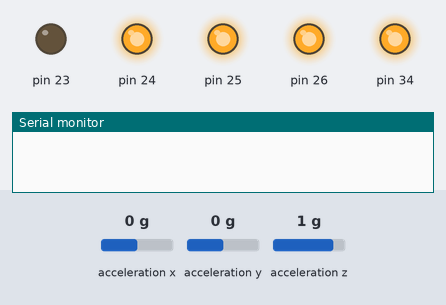
A sketch run on a simulated Arduino Mega 2560, built with avr-gcc and run on an emulated ATmega2560. Parts: output pins drawn as LEDs (lit = HIGH), the last lines printed to the serial monitor. Wiring (inferred from the names in the program): ADXL345 accelerometer at I2C address 0x53. Inputs (shaded band) come from the test bench; at power-on: acceleration x 0 g, acceleration z 1 g, acceleration y 0 g.

Above: at 0.01 s.
At 1.6 s:
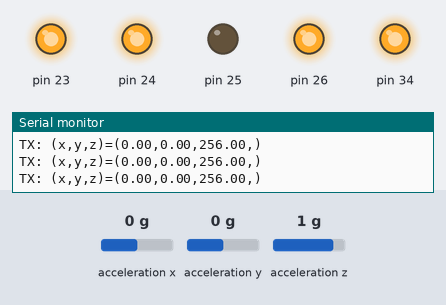
1.7 s: acceleration x set to -1.4 g
4.7 s: acceleration z set to 0 g
Timing chart, 0 to 7.7 s (numbered marks = the images above; inputs shaded):
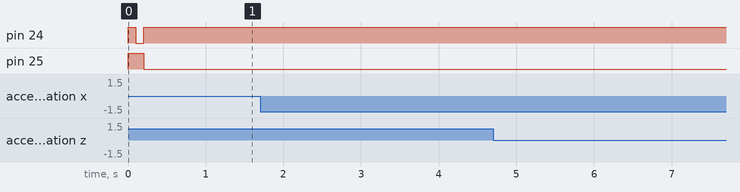

The sketch:

test_BT_Master.ino
```cpp
#include <arduino-timer.h>
#include <CircularBuffer.h>
#include <SoftwareSerial.h>
#include <Wire.h>
#include <SD.h>
#include <SPI.h>
#include <TimerOne.h>
#define TX 10
#define RX 11
SoftwareSerial HM10(RX, TX); // (RX, TX)

int ADXLAddress = 0x53; // Device address in which is also included the 8th bit for selecting the mode, read in this case.

#define X_Axis_Register_DATAX0 0x32 // Hexadecimal address for the DATAX0 internal register.
#define X_Axis_Register_DATAX1 0x33 // Hexadecimal address for the DATAX1 internal register.
#define Power_Register 0x2D // Power Control Register
#define BAUDRATE 9600
const int sd_cs = 53; //SD card CS pin connected to pin 53 of Arduino
volatile bool enable = false;
uint8_t start_millis;
int sample_count = 0;
unsigned long time = 0;

Timer<2, millis> accel_timer;
//CircularBuffer<uint16_t, 200> buffer;

// ----------------------- Packet to read bluetooth acceleration values --------------------------------
struct Packet {
  float x;
  float y;
  float z;
} pkt; // Instantiate a Packet struct


int val1;
int valRaw1;
int val2;
int valRaw2;
int val3;
int valRaw3;
int val4;
int valRaw4;

// ----------------- accelerometer -----------------------
int16_t X1; int16_t Y1; int16_t Z1;
int16_t X2; int16_t Y2; int16_t Z2;
int16_t X3; int16_t Y3; int16_t Z3;
int16_t X4; int16_t Y4; int16_t Z4;


// --------------------------------------------------------------

void acc_init(void) {
  pinMode(23, OUTPUT);
  pinMode(24, OUTPUT);
  pinMode(25, OUTPUT);
  pinMode(26, OUTPUT);

// -------------------------------------------
  digitalWrite(23, LOW);
  digitalWrite(24, HIGH);
  digitalWrite(25, HIGH);
  digitalWrite(26, HIGH);

  Wire.begin(); // Initiate the Wire library

  delay(100);

  // Enable measurement
  Wire.beginTransmission(ADXLAddress);
  Wire.write(Power_Register);
  // Bit D3 High for measuring enable (0000 1000)
  Wire.write(8);
  Wire.endTransmission();

// -----------------------------------------------
  digitalWrite(23, HIGH);
  digitalWrite(24, LOW);
  digitalWrite(25, HIGH);
  digitalWrite(26, HIGH);

  Wire.begin(); // Initiate the Wire library

  delay(100);

  // Enable measurement
  Wire.beginTransmission(ADXLAddress);
  Wire.write(Power_Register);
  // Bit D3 High for measuring enable (0000 1000)
  Wire.write(8);
  Wire.endTransmission();

// --------------------------------------------------
  digitalWrite(9, HIGH);
  digitalWrite(23, HIGH);
  digitalWrite(24, HIGH);
  digitalWrite(25, LOW);
  digitalWrite(26, HIGH);

  Wire.begin(); // Initiate the Wire library

  delay(100);

  // Enable measurement
  Wire.beginTransmission(ADXLAddress);
  Wire.write(Power_Register);
  // Bit D3 High for measuring enable (0000 1000)
  Wire.write(8);
  Wire.endTransmission();

}


void setup(void)
{
    // Start Serial Monitor for feedback
  Serial.begin(BAUDRATE);

  // HM-10 virtual UART
  HM10.begin(BAUDRATE);

  pinMode(34, OUTPUT);
  digitalWrite(34, HIGH);


  // ---------- accelerometer setup ----------
  acc_init();
  delay(10);

//  // SETUP RTC MODULE
//  if (! rtc.begin()) {
//    digitalWrite(34, LOW);
//    while (1);
//  }
//
//  // automatically sets the RTC to the date & time on PC this sketch was compiled
//  rtc.adjust(DateTime(F(__DATE__), F(__TIME__)));
//
//  start_millis = millis();
//  DateTime now = rtc.now();

//  dataFile.print(now.hour());dataFile.print(":");dataFile.print(now.minute());dataFile.print(":");dataFile.println(now.second());

//  Timer1.initialize(); //Initialize timer with 1 millisecond period
//  Timer1.setPeriod(10000);
//  Timer1.attachInterrupt(isr);

  delay(100);
}

// -----------------------

void sample_accel() {
  time = millis() - start_millis;

  // ------------------------------
//  digitalWrite(23, LOW);
//  digitalWrite(24, HIGH);
//  digitalWrite(25, HIGH);
//  digitalWrite(26, HIGH);
//
//  // === Read acceleromter data === //
//  Wire.beginTransmission(0x53);
//  Wire.write(0x32); // Start with register 0x32 (ACCEL_XOUT_H)
//  Wire.endTransmission(false);
//  Wire.requestFrom(0x53, 6, true); // Read 6 registers total, each axis value is stored in 2 registers
//
//  X1 = ( Wire.read()| Wire.read() << 8); // X-axis value
//  Y1 = ( Wire.read()| Wire.read() << 8); // Y-axis value
//  Z1 = ( Wire.read()| Wire.read() << 8); // Z-axis value
//  Wire.endTransmission();

// ------------------------------

  digitalWrite(23, HIGH);
  digitalWrite(24, LOW);
  digitalWrite(25, HIGH);
  digitalWrite(26, HIGH);

  // === Read acceleromter data === //
  Wire.beginTransmission(0x53);
  Wire.write(0x32); // Start with register 0x32 (ACCEL_XOUT_H)
  Wire.endTransmission(false);
  Wire.requestFrom(0x53, 6, true); // Read 6 registers total, each axis value is stored in 2 registers

  X2 = (( Wire.read()| Wire.read() << 8)); // X-axis value
  Y2 = (( Wire.read()| Wire.read() << 8)); // Y-axis value
  Z2 = (( Wire.read()| Wire.read() << 8)); // Z-axis value
  Wire.endTransmission();

// ------------------------------

  digitalWrite(23, HIGH);
  digitalWrite(24, HIGH);
  digitalWrite(25, LOW);
  digitalWrite(26, HIGH);

  // === Read acceleromter data === //
  Wire.beginTransmission(0x53);
  Wire.write(0x32); // Start with register 0x32 (ACCEL_XOUT_H)
  Wire.endTransmission(false);
  Wire.requestFrom(0x53, 6, true); // Read 6 registers total, each axis value is stored in 2 registers

  X3 = ( Wire.read()| Wire.read() << 8); // X-axis value
  Y3 = ( Wire.read()| Wire.read() << 8); // Y-axis value
  Z3 = ( Wire.read()| Wire.read() << 8); // Z-axis value
  Wire.endTransmission();

// ------------------------------

//  digitalWrite(23, HIGH);
//  digitalWrite(24, HIGH);
//  digitalWrite(25, LOW); // change
//  digitalWrite(26, HIGH);
//
//  // === Read acceleromter data === //
//  Wire.beginTransmission(0x53);
//  Wire.write(0x32); // Start with register 0x32 (ACCEL_XOUT_H)
//  Wire.endTransmission(false);
//  Wire.requestFrom(0x53, 6, true); // Read 6 registers total, each axis value is stored in 2 registers
//
//  X4 = ( Wire.read()| Wire.read() << 8); // X-axis value
//  Y4 = ( Wire.read()| Wire.read() << 8); // Y-axis value
//  Z4 = ( Wire.read()| Wire.read() << 8); // Z-axis value
//  Wire.endTransmission();

// ------------------------------


}

void loop() {
  sample_accel();
  accel_timer.tick();
  bluetooth_transmit();
  print_packet();
//  strain_timer.tick();

  if (millis() > 270000) {
    accel_timer.cancel();
//    strain_timer.cancel();


    digitalWrite(34, LOW);
    while(1);
  }
}

// Function responsible for transmitting data over bluetooth
void bluetooth_transmit() {
  // Update data to be transmitted
  pkt.x = X2;
  pkt.y = Y2;
  pkt.z = Z2;

  // Write packet data to the bluetooth - and transmit
  HM10.write((byte *) & pkt,sizeof(Packet));

  // Print packet (debug)
  print_packet();
}

// Function to print packet data (debug)
void print_packet() {
  Serial.print("TX: (x,y,z)=(");
  Serial.print(pkt.x); Serial.print(",");
  Serial.print(pkt.y); Serial.print(",");
  Serial.print(pkt.z); Serial.print(",");
  Serial.println(")");
}
```
